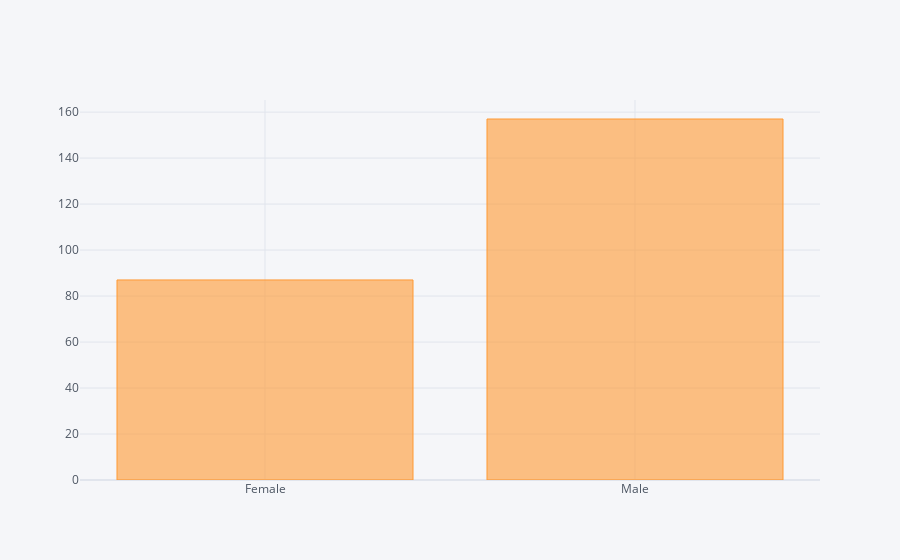

Notebook code cell kept with this figure:
### Markdown cell above
### Count Plot using Plotly

### Code cell
tips.groupby(['sex']).count()['total_bill'].iplot(kind='bar')

### Figure 1 — Plotly figure (JSON) as saved in the notebook; plotly's stock layout.template omitted (floating-point values rounded to 4 significant figures)
{"data": [{"marker": {"color": "rgba(255, 153, 51, 0.6)", "line": {"color": "rgba(255, 153, 51, 1.0)", "width": 1}}, "name": "total_bill", "orientation": "v", "text": "", "type": "bar", "x": ["Female", "Male"], "y": [87, 157]}], "layout": {"legend": {"bgcolor": "#F5F6F9", "font": {"color": "#4D5663"}}, "paper_bgcolor": "#F5F6F9", "plot_bgcolor": "#F5F6F9", "title": {"font": {"color": "#4D5663"}}, "xaxis": {"gridcolor": "#E1E5ED", "showgrid": true, "tickfont": {"color": "#4D5663"}, "title": {"font": {"color": "#4D5663"}, "text": ""}, "zerolinecolor": "#E1E5ED"}, "yaxis": {"gridcolor": "#E1E5ED", "showgrid": true, "tickfont": {"color": "#4D5663"}, "title": {"font": {"color": "#4D5663"}, "text": ""}, "zerolinecolor": "#E1E5ED"}}}
